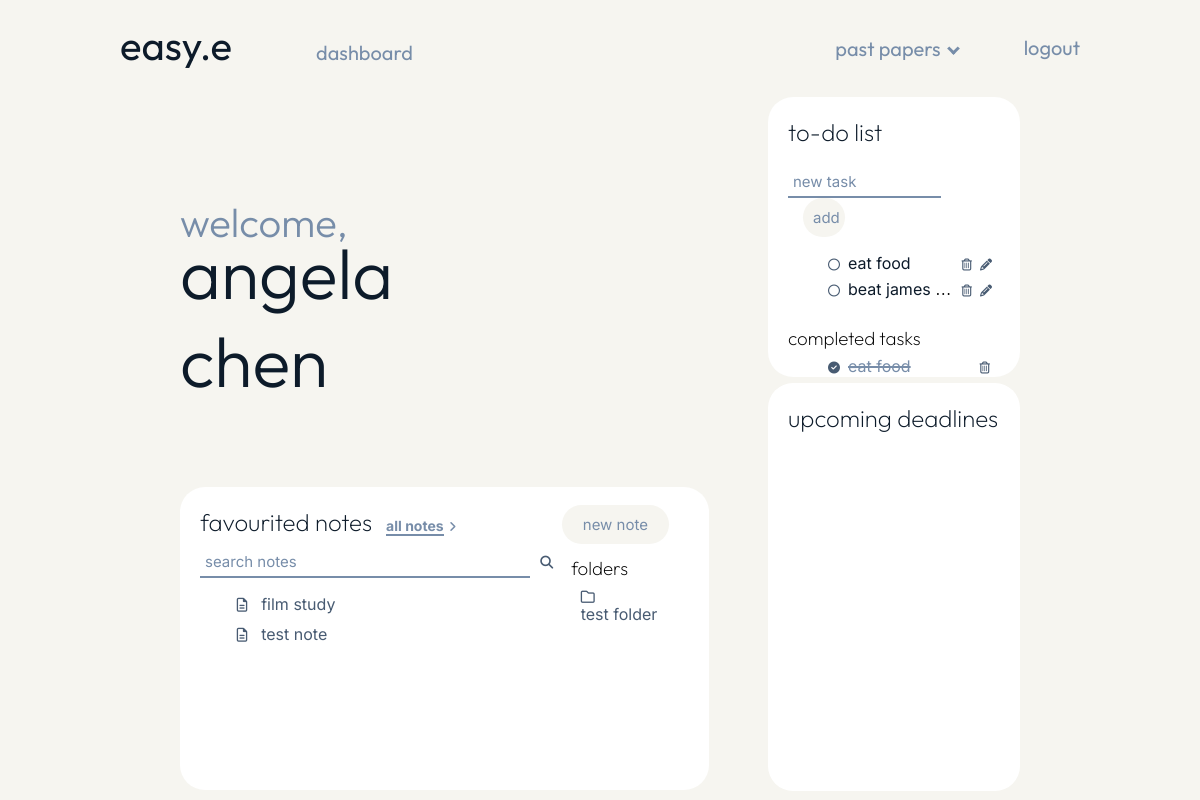
The app's page /dashboard (signed in), older data.
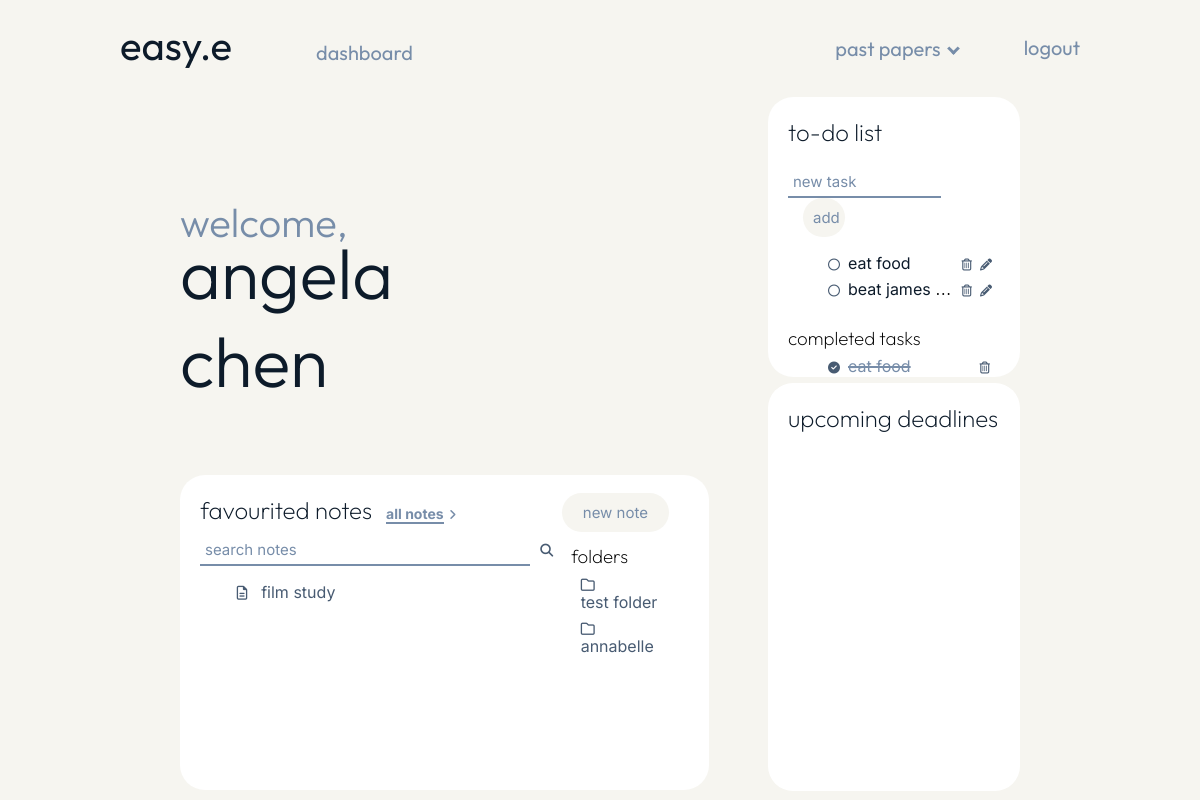
The same page, newer data.
### models.py (models this page shows, shortened)
class User(UserMixin, db.Model):
    __tablename__ = "user_login"
    id = db.Column(db.Integer, primary_key=True)
    name = db.Column(db.Text())
    user_name = db.Column(db.String(15), unique=True)
    user_email = db.Column(db.String(50), unique=True)
    user_password = db.Column(db.String(80))
    todo = db.relationship ("Todo", backref='todo')

class Notes(db.Model):
    __tablename__ = "notes"
    id = db.Column(db.Integer, primary_key=True)
    user = db.Column(db.Integer(), db.ForeignKey('user_login.id'))
    name = db.Column(db.String(50))
    favourite = db.Column(db.Boolean, default=False)
    folder = db.Column(db.Integer, db.ForeignKey('folders.id'))
    content = db.Column(db.String())

class Folders(db.Model):
    __tablename__ = "folders"
    id = db.Column(db.Integer, primary_key=True)
    user = db.Column(db.Integer(), db.ForeignKey('user_login.id'))
    name = db.Column(db.String(50))

class Todo(db.Model):
    __tablename__ = "todo"
    id = db.Column(db.Integer, primary_key=True)
    name = db.Column(db.Text())
    user = db.Column(db.Integer(), db.ForeignKey('user_login.id'))
    complete = db.Column(db.Boolean, default=False)

### main.py (the view)
@app.route("/dashboard")
@login_required
def dashboard():
    incomplete_tasks = models.Todo.query.filter_by(user=current_user.id, complete=False)
    complete_tasks = models.Todo.query.filter_by(user=current_user.id, complete=True)
    notes = models.Notes.query.filter_by(user=current_user.id, favourite=True)
    folders = models.Folders.query.filter_by(user=current_user.id)
    return render_template ("dashboard.html", name=current_user.name, incomplete_tasks=incomplete_tasks, complete_tasks=complete_tasks, notes=notes, folders=folders)

### main.py (called while the page is built)
@login_manager.user_loader
def load_user(user_id):
    return models.User.query.get(int(user_id))

### templates/dashboard.html (shortened to what this page needs)
{% extends "layout_user.html" %}
{% block content %}
<div class="page">
    <div class="dashboard_left">
        <div class="dashboard_header">
            <h1 class="welcome">welcome,</h1><h1 class="welcome_name">{{ name }}</h1>
        </div>
        <div class="favourites">
            <div class="favourites_text">
                <div class="favourites_heading">
                    <h2 class="dashboard_subheadings">favourited notes</h2>
                    <a href="{{url_for('notes')}}" class="notes_link">all notes</a><span class="arrow_icon_right"><i class="fa-solid fa-angle-right"></i></span>
                    <a href="{{url_for('new_note')}}"><button class="note_button">new note</button></a>
                </div>
                <div class="favourites_left">
                    <form method="POST">
                        <input type="text" placeholder="search notes" class="notes_search"><span class="search_icon"><i class="fa-solid fa-magnifying-glass"></i></span>
                    </form>
                    {% for note in notes %}
                    <div class="notes_list">
                        <span class="notes_icon"><i class="fa-regular fa-file-lines"></i></span>
                        <li class="notes_list_item"><a href="/note/{{ note.id }}">{{ note.name }}</a></li>
                    </div>
                    {% endfor %}
                </div>
                <div class="favourites_right">
                    <h3 class="subheadings_small">folders</h3>
                    <div class="dashboard_folders">
                        {% for folder in folders %}
                        <div class="notes_list">
                            <span class="notes_icon"><i class="fa-regular fa-folder"></i></span>
                            <li class="notes_list_item"><a href="/folder/{{ folder.id }}">{{ folder.name }}</a></li>
                        </div>
                        {% endfor %}
                    </div>
                </div>
            </div>
        </div>
    </div>
    <div class="dashboard_right">
        <div class="todo">
            <div class="todo_text">
                <h2 class="dashboard_subheadings">to-do list</h2>
                <div>
                    <form action="{{url_for('add_task')}}" method="POST">
                        <input type="text" name="task_add" placeholder="new task" class="todo_textbox">
                        <input type="submit" value="add" class="todo_button">
                    </form>
                </div>
                <form method="POST">
                    {% for task in incomplete_tasks %}
                        <ul class="task">
                            <span class="tick_icon"><a href="/complete_task/{{ task.id }}" class="complete"><i class="fa-regular fa-circle"></i></a></span>
                                <div class="truncate">
                                    <li class="task_name">{{ task.name }}</li>
                                </div>
                            <span class="delete_icon"><a href="/delete_task/{{ task.id }}" class="delete"><i class="fa-regular fa-trash-can"></i></a></span>
                            <span class="pen_icon"><a href="/update_task/{{ task.id }}" class="update"><i class="fa-solid fa-pencil"></i></a></span>
                        </ul>
                    {% endfor %}
                    <br>
                </form>
                <h3 class="subheadings_small">completed tasks</h3>
                    {% for task in complete_tasks %}
                        <ul class="task">
                            <span class="tick_icon"><a href="/redo_complete_task/{{ task.id}}" class="complete"><i class="fa-solid fa-circle-check"></i></a></span>
                            <div class="truncate">
                                <li class="completed_task_name">{{ task.name }}</li>
                            </div>
                            <span class="completed_delete_icon"><a href="/delete_task/{{ task.id }}" class="delete"><i class="fa-regular fa-trash-can"></i></a></span>
                        </ul>
                    {% endfor %}
            </div>
        </div>
        <div class="calender">
            <div class="calender_text">
                <h2 class="dashboard_subheadings">upcoming deadlines</h2>
            </div>
        </div>
    </div>
</div>
{% endblock %}

### templates/layout_user.html (shortened to what this page needs)
<head>
    <link rel="stylesheet" href="/static/styles.css">
</head>
<nav class="navbar">
    <a id="home_button">easy.e</a>
    <a class="dashboard_button" href="{{url_for('dashboard')}}">dashboard</a>
    <a class="nav_button" href="{{url_for('logout')}}">logout</a>
    <div id="paper_dropdown">
        <button class="dropdown_button" href="{{url_for('papers')}}">past papers<i class="arrow down"></i></button>
    </div>
</nav>
<body>
    {% block content %}{% endblock %}
</body>

Row changes from the older to the newer data that the page shows:
no longer on this page (row edited): Notes: name "test note"
added Folders: name "annabelle"
